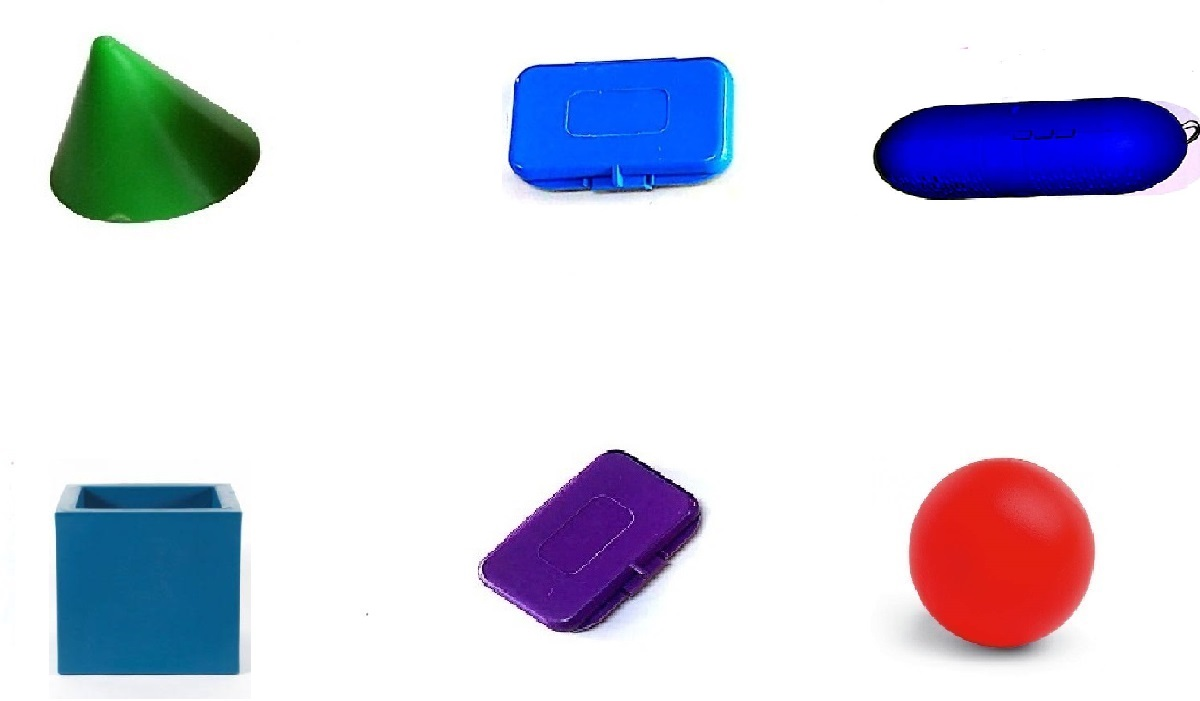
%> input picture x3.jpg, 1200 x 701 px
$ octave examenLogica2Kmeans.m   (GNU Octave 9; MATLAB toolbox functions it lacks are replaced by stand-ins)
%> lines starting %> are read from the running program, lines starting %| are printed output that depends on the picture; in (x1, y1, x2, y2) boxes, pixels count from 0 and x2, y2 are one past the last pixel; in counts of white or black regions, pixels touching at a corner belong together; the program's own positions count from 1
close all;
clear all;
clc;

%--------------------------------------------------------------------------
color = imread('x3.jpg');
%> color is the input picture: size 701x1200x3 uint8; mean R, G, B 214.9, 215.7, 228.4
figure(1);
subplot(3,2,1);
% [tcx tcy tcz] = size(color);
color = imresize(color, [120,180]);
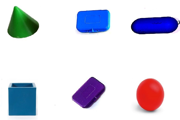
%> color: size 120x180x3 uint8; mean R, G, B 214.9, 215.7, 228.3
imshow(color); % si esta en u8
title('Imagen original');
gris = rgb2gray(color); % convertir en escala de grises
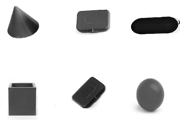
%> gris: size 120x180 uint8; min 5, max 255, mean 216.9
subplot(3,2,2);
bin1 = gris<120; % binarizar a unos logicos la escala de grises
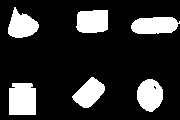
%> bin1: size 120x180 logical; 18.8% white; 6 white regions, box (x1, y1, x2, y2) and area: (9, 83, 36, 115) 828, (131, 17, 180, 34) 692, (76, 10, 108, 33) 669, (137, 79, 163, 112) 655, (8, 7, 39, 38) 607, (72, 77, 105, 108) 602
imshow(bin1);
title('Imagen binarizada')
ubin1 = double(bin1); % logicos a datos double
[m n] = size(ubin1); % obtener el tamaño del arreglo double
%> m = 120; n = 180
imn = 1;
for im = 1:m
    for in = 1:n
        if ubin1(im,in) == 1 % hacer una matriz para x & y
            x(imn) = in;
            y(imn) = im;
            imn = imn + 1;
        end
    end
end
%> after the loop, imn = 4054; x = 4053 values, max 180 at index 722, min 9 at index 1259, mean 87.64; y = 4053 values from 8 to 115
%--------------------------------------------------------------------------

%Donde estan los puntos----------------------------------------------------
subplot(3,2,3);
plot(x,y,'.k');
grid on;
hold on;
title('Puntos de interes y centros');
%Donde estan los puntos----------------------------------------------------

%Sustractivo---------------------------------------------------------------
ra = 3.6;
[mx nx] = size(x);
%> mx = 1; nx = 4053
D = zeros(nx,nx);
%> (the run ends here)
